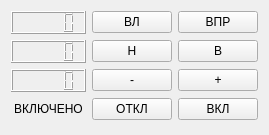
  <widget class="QWidget" name="gridLayoutWidget_7">
   <property name="geometry">
    <rect>
     <x>1010</x>
     <y>644</y>
     <width>269</width>
     <height>135</height>
    </rect>
   </property>
   <layout class="QGridLayout" name="gridLayout">
    <item row="1" column="1">
     <widget class="QPushButton" name="back">
      <property name="text">
       <string>Н</string>
      </property>
     </widget>
    </item>
    <item row="3" column="2">
     <widget class="QPushButton" name="on">
      <property name="text">
       <string>ВКЛ</string>
      </property>
     </widget>
    </item>
    <item row="0" column="1">
     <widget class="QPushButton" name="left">
      <property name="text">
       <string>ВЛ</string>
      </property>
     </widget>
    </item>
    <item row="2" column="1">
     <widget class="QPushButton" name="minus">
      <property name="text">
       <string>-</string>
      </property>
     </widget>
    </item>
    <item row="3" column="1">
     <widget class="QPushButton" name="off">
      <property name="text">
       <string>ОТКЛ</string>
      </property>
     </widget>
    </item>
    <item row="1" column="2">
     <widget class="QPushButton" name="forward">
      <property name="text">
       <string>В</string>
      </property>
     </widget>
    </item>
    <item row="0" column="2">
     <widget class="QPushButton" name="right">
      <property name="text">
       <string>ВПР</string>
      </property>
     </widget>
    </item>
    <item row="2" column="2">
     <widget class="QPushButton" name="plus">
      <property name="text">
       <string>+</string>
      </property>
     </widget>
    </item>
    <item row="3" column="0">
     <widget class="QLabel" name="i_on">
      <property name="text">
       <string>ВКЛЮЧЕНО</string>
      </property>
      <property name="alignment">
       <set>Qt::AlignCenter</set>
      </property>
     </widget>
    </item>
    <item row="0" column="0">
     <widget class="QLCDNumber" name="f_side"/>
    </item>
    <item row="1" column="0">
     <widget class="QLCDNumber" name="f_way"/>
    </item>
    <item row="2" column="0">
     <widget class="QLCDNumber" name="f_angle"/>
    </item>
   </layout>
  </widget>
